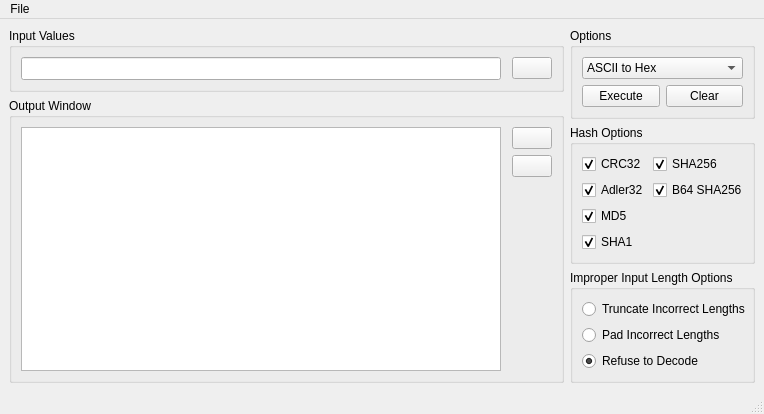
<?xml version="1.0" encoding="UTF-8"?>
<ui version="4.0">
 <class>MainWindow</class>
 <widget class="QMainWindow" name="MainWindow">
  <property name="geometry">
   <rect>
    <x>0</x>
    <y>0</y>
    <width>758</width>
    <height>378</height>
   </rect>
  </property>
  <property name="baseSize">
   <size>
    <width>688</width>
    <height>378</height>
   </size>
  </property>
  <property name="windowTitle">
   <string>Super Decoder</string>
  </property>
  <property name="windowIcon">
   <iconset>
    <normaloff>icons/binary.png</normaloff>icons/binary.png</iconset>
  </property>
  <property name="styleSheet">
   <string notr="true">font: 8pt &quot;Segoe UI Historic&quot;;</string>
  </property>
  <property name="iconSize">
   <size>
    <width>32</width>
    <height>32</height>
   </size>
  </property>
  <widget class="QWidget" name="centralwidget">
   <layout class="QGridLayout" name="gridLayout_5">
    <item row="1" column="1">
     <widget class="QGroupBox" name="hash_options_group">
      <property name="enabled">
       <bool>true</bool>
      </property>
      <property name="minimumSize">
       <size>
        <width>185</width>
        <height>0</height>
       </size>
      </property>
      <property name="maximumSize">
       <size>
        <width>185</width>
        <height>16777215</height>
       </size>
      </property>
      <property name="toolTip">
       <string>&lt;html&gt;&lt;head/&gt;&lt;body&gt;&lt;p&gt;Hashing Algorithm Options&lt;/p&gt;&lt;/body&gt;&lt;/html&gt;</string>
      </property>
      <property name="title">
       <string>Hash Options</string>
      </property>
      <layout class="QFormLayout" name="formLayout">
       <property name="fieldGrowthPolicy">
        <enum>QFormLayout::AllNonFixedFieldsGrow</enum>
       </property>
       <item row="0" column="0">
        <widget class="QCheckBox" name="crc32_check">
         <property name="toolTip">
          <string>&lt;html&gt;&lt;head/&gt;&lt;body&gt;&lt;p&gt;Regular CRC32&lt;/p&gt;&lt;/body&gt;&lt;/html&gt;</string>
         </property>
         <property name="text">
          <string>CRC32</string>
         </property>
         <property name="checked">
          <bool>true</bool>
         </property>
        </widget>
       </item>
       <item row="0" column="1">
        <widget class="QCheckBox" name="sha256_check">
         <property name="toolTip">
          <string>&lt;html&gt;&lt;head/&gt;&lt;body&gt;&lt;p&gt;SHA256 Hash&lt;/p&gt;&lt;/body&gt;&lt;/html&gt;</string>
         </property>
         <property name="text">
          <string>SHA256</string>
         </property>
         <property name="checked">
          <bool>true</bool>
         </property>
        </widget>
       </item>
       <item row="1" column="0">
        <widget class="QCheckBox" name="adler_check">
         <property name="toolTip">
          <string>&lt;html&gt;&lt;head/&gt;&lt;body&gt;&lt;p&gt;Adler32 Hash&lt;/p&gt;&lt;/body&gt;&lt;/html&gt;</string>
         </property>
         <property name="text">
          <string>Adler32</string>
         </property>
         <property name="checked">
          <bool>true</bool>
         </property>
        </widget>
       </item>
       <item row="1" column="1">
        <widget class="QCheckBox" name="b64_256_check">
         <property name="toolTip">
          <string>&lt;html&gt;&lt;head/&gt;&lt;body&gt;&lt;p&gt;SHA256 Hash Base64 Encoded&lt;/p&gt;&lt;/body&gt;&lt;/html&gt;</string>
         </property>
         <property name="text">
          <string>B64 SHA256</string>
         </property>
         <property name="checked">
          <bool>true</bool>
         </property>
        </widget>
       </item>
       <item row="2" column="0">
        <widget class="QCheckBox" name="md5_check">
         <property name="toolTip">
          <string>&lt;html&gt;&lt;head/&gt;&lt;body&gt;&lt;p&gt;MD5 Hash&lt;/p&gt;&lt;/body&gt;&lt;/html&gt;</string>
         </property>
         <property name="text">
          <string>MD5</string>
         </property>
         <property name="checked">
          <bool>true</bool>
         </property>
        </widget>
       </item>
       <item row="3" column="0">
        <widget class="QCheckBox" name="sha1_check">
         <property name="toolTip">
          <string>&lt;html&gt;&lt;head/&gt;&lt;body&gt;&lt;p&gt;SHA1 Hash&lt;/p&gt;&lt;/body&gt;&lt;/html&gt;</string>
         </property>
         <property name="text">
          <string>SHA1</string>
         </property>
         <property name="checked">
          <bool>true</bool>
         </property>
        </widget>
       </item>
      </layout>
     </widget>
    </item>
    <item row="0" column="1">
     <widget class="QGroupBox" name="options_group">
      <property name="minimumSize">
       <size>
        <width>185</width>
        <height>0</height>
       </size>
      </property>
      <property name="maximumSize">
       <size>
        <width>185</width>
        <height>16777215</height>
       </size>
      </property>
      <property name="title">
       <string>Options</string>
      </property>
      <layout class="QGridLayout" name="gridLayout_4">
       <item row="0" column="0">
        <layout class="QVBoxLayout" name="verticalLayout_2">
         <item>
          <widget class="QComboBox" name="func_select">
           <property name="minimumSize">
            <size>
             <width>150</width>
             <height>0</height>
            </size>
           </property>
           <property name="toolTip">
            <string>&lt;html&gt;&lt;head/&gt;&lt;body&gt;&lt;p&gt;Select Function&lt;/p&gt;&lt;/body&gt;&lt;/html&gt;</string>
           </property>
           <item>
            <property name="text">
             <string>ASCII to Hex</string>
            </property>
           </item>
           <item>
            <property name="text">
             <string>Hex to ASCII</string>
            </property>
           </item>
           <item>
            <property name="text">
             <string>Decimal to Hex</string>
            </property>
           </item>
           <item>
            <property name="text">
             <string>Decimal to Binary</string>
            </property>
           </item>
           <item>
            <property name="text">
             <string>Base64 Encode</string>
            </property>
           </item>
           <item>
            <property name="text">
             <string>Base64 Decode</string>
            </property>
           </item>
           <item>
            <property name="text">
             <string>Reverse Nibble</string>
            </property>
           </item>
           <item>
            <property name="text">
             <string>Switch Endianness</string>
            </property>
           </item>
           <item>
            <property name="text">
             <string>ROT13</string>
            </property>
           </item>
           <item>
            <property name="text">
             <string>Hash Text</string>
            </property>
           </item>
           <item>
            <property name="text">
             <string>Find OUI Vendor</string>
            </property>
           </item>
           <item>
            <property name="text">
             <string>Hex to Decimal IP</string>
            </property>
           </item>
          </widget>
         </item>
         <item>
          <layout class="QHBoxLayout" name="horizontalLayout">
           <item>
            <widget class="QPushButton" name="execute_btn">
             <property name="toolTip">
              <string>&lt;html&gt;&lt;head/&gt;&lt;body&gt;&lt;p&gt;Decode&lt;/p&gt;&lt;/body&gt;&lt;/html&gt;</string>
             </property>
             <property name="text">
              <string>Execute</string>
             </property>
            </widget>
           </item>
           <item>
            <widget class="QPushButton" name="clear_btn">
             <property name="toolTip">
              <string>&lt;html&gt;&lt;head/&gt;&lt;body&gt;&lt;p&gt;Clear All&lt;/p&gt;&lt;/body&gt;&lt;/html&gt;</string>
             </property>
             <property name="text">
              <string>Clear</string>
             </property>
            </widget>
           </item>
          </layout>
         </item>
        </layout>
       </item>
      </layout>
     </widget>
    </item>
    <item row="0" column="0" rowspan="4">
     <layout class="QVBoxLayout" name="verticalLayout">
      <item>
       <widget class="QGroupBox" name="input_group">
        <property name="toolTip">
         <string>&lt;html&gt;&lt;head/&gt;&lt;body&gt;&lt;p&gt;Enter value to decode here&lt;/p&gt;&lt;/body&gt;&lt;/html&gt;</string>
        </property>
        <property name="title">
         <string>Input Values</string>
        </property>
        <layout class="QGridLayout" name="gridLayout">
         <item row="0" column="0">
          <layout class="QHBoxLayout" name="horizontalLayout_2">
           <item>
            <widget class="QLineEdit" name="input_line">
             <property name="minimumSize">
              <size>
               <width>250</width>
               <height>23</height>
              </size>
             </property>
            </widget>
           </item>
           <item>
            <spacer name="horizontalSpacer">
             <property name="orientation">
              <enum>Qt::Horizontal</enum>
             </property>
             <property name="sizeType">
              <enum>QSizePolicy::Fixed</enum>
             </property>
             <property name="sizeHint" stdset="0">
              <size>
               <width>5</width>
               <height>20</height>
              </size>
             </property>
            </spacer>
           </item>
           <item>
            <widget class="QPushButton" name="paste_btn">
             <property name="toolTip">
              <string>&lt;html&gt;&lt;head/&gt;&lt;body&gt;&lt;p&gt;Paste&lt;/p&gt;&lt;/body&gt;&lt;/html&gt;</string>
             </property>
             <property name="text">
              <string/>
             </property>
             <property name="icon">
              <iconset>
               <normaloff>icons/paste.png</normaloff>icons/paste.png</iconset>
             </property>
            </widget>
           </item>
          </layout>
         </item>
        </layout>
       </widget>
      </item>
      <item>
       <widget class="QGroupBox" name="output_group">
        <property name="title">
         <string>Output Window</string>
        </property>
        <layout class="QGridLayout" name="gridLayout_3">
         <item row="0" column="0">
          <layout class="QGridLayout" name="gridLayout_2">
           <item row="0" column="0" rowspan="3">
            <widget class="QTextEdit" name="output_box">
             <property name="minimumSize">
              <size>
               <width>480</width>
               <height>0</height>
              </size>
             </property>
             <property name="toolTip">
              <string>&lt;html&gt;&lt;head/&gt;&lt;body&gt;&lt;p&gt;Decoded output appears here&lt;/p&gt;&lt;/body&gt;&lt;/html&gt;</string>
             </property>
             <property name="frameShadow">
              <enum>QFrame::Raised</enum>
             </property>
            </widget>
           </item>
           <item row="0" column="1">
            <spacer name="horizontalSpacer_2">
             <property name="orientation">
              <enum>Qt::Horizontal</enum>
             </property>
             <property name="sizeType">
              <enum>QSizePolicy::Fixed</enum>
             </property>
             <property name="sizeHint" stdset="0">
              <size>
               <width>5</width>
               <height>20</height>
              </size>
             </property>
            </spacer>
           </item>
           <item row="0" column="2">
            <widget class="QPushButton" name="copy_btn">
             <property name="toolTip">
              <string>&lt;html&gt;&lt;head/&gt;&lt;body&gt;&lt;p&gt;Copy&lt;/p&gt;&lt;/body&gt;&lt;/html&gt;</string>
             </property>
             <property name="text">
              <string/>
             </property>
             <property name="icon">
              <iconset>
               <normaloff>icons/copy.png</normaloff>icons/copy.png</iconset>
             </property>
            </widget>
           </item>
           <item row="2" column="2">
            <spacer name="verticalSpacer">
             <property name="orientation">
              <enum>Qt::Vertical</enum>
             </property>
             <property name="sizeHint" stdset="0">
              <size>
               <width>20</width>
               <height>40</height>
              </size>
             </property>
            </spacer>
           </item>
           <item row="1" column="2">
            <widget class="QPushButton" name="save_btn">
             <property name="toolTip">
              <string>&lt;html&gt;&lt;head/&gt;&lt;body&gt;&lt;p&gt;Save to File&lt;/p&gt;&lt;/body&gt;&lt;/html&gt;</string>
             </property>
             <property name="text">
              <string/>
             </property>
             <property name="icon">
              <iconset>
               <normaloff>icons/save.png</normaloff>icons/save.png</iconset>
             </property>
            </widget>
           </item>
          </layout>
         </item>
        </layout>
       </widget>
      </item>
     </layout>
    </item>
    <item row="3" column="1">
     <spacer name="verticalSpacer_2">
      <property name="orientation">
       <enum>Qt::Vertical</enum>
      </property>
      <property name="sizeHint" stdset="0">
       <size>
        <width>20</width>
        <height>40</height>
       </size>
      </property>
     </spacer>
    </item>
    <item row="2" column="1">
     <widget class="QGroupBox" name="length_group">
      <property name="minimumSize">
       <size>
        <width>185</width>
        <height>0</height>
       </size>
      </property>
      <property name="maximumSize">
       <size>
        <width>185</width>
        <height>16777215</height>
       </size>
      </property>
      <property name="toolTip">
       <string>&lt;html&gt;&lt;head/&gt;&lt;body&gt;&lt;p&gt;Will either truncate excess, pad with appropriate character, or refuse to decode.&lt;/p&gt;&lt;/body&gt;&lt;/html&gt;</string>
      </property>
      <property name="title">
       <string>Improper Input Length Options</string>
      </property>
      <layout class="QFormLayout" name="formLayout_2">
       <property name="fieldGrowthPolicy">
        <enum>QFormLayout::AllNonFixedFieldsGrow</enum>
       </property>
       <item row="0" column="0">
        <widget class="QRadioButton" name="truncate_radio">
         <property name="text">
          <string>Truncate Incorrect Lengths</string>
         </property>
        </widget>
       </item>
       <item row="1" column="0">
        <widget class="QRadioButton" name="pad_radio">
         <property name="text">
          <string>Pad Incorrect Lengths</string>
         </property>
         <property name="checked">
          <bool>false</bool>
         </property>
        </widget>
       </item>
       <item row="2" column="0">
        <widget class="QRadioButton" name="refuse_radio">
         <property name="text">
          <string>Refuse to Decode</string>
         </property>
         <property name="checked">
          <bool>true</bool>
         </property>
        </widget>
       </item>
      </layout>
     </widget>
    </item>
   </layout>
  </widget>
  <widget class="QMenuBar" name="menubar">
   <property name="geometry">
    <rect>
     <x>0</x>
     <y>0</y>
     <width>758</width>
     <height>19</height>
    </rect>
   </property>
   <widget class="QMenu" name="menuFile">
    <property name="title">
     <string>File</string>
    </property>
    <addaction name="actionSave"/>
    <addaction name="actionExit"/>
   </widget>
   <addaction name="menuFile"/>
  </widget>
  <widget class="QStatusBar" name="statusbar"/>
  <action name="actionExit">
   <property name="text">
    <string>Exit</string>
   </property>
   <property name="shortcut">
    <string>Ctrl+Q</string>
   </property>
  </action>
  <action name="actionSave">
   <property name="text">
    <string>Save</string>
   </property>
   <property name="shortcut">
    <string>Ctrl+S</string>
   </property>
  </action>
 </widget>
 <tabstops>
  <tabstop>input_line</tabstop>
  <tabstop>paste_btn</tabstop>
  <tabstop>output_box</tabstop>
  <tabstop>copy_btn</tabstop>
  <tabstop>save_btn</tabstop>
  <tabstop>func_select</tabstop>
  <tabstop>execute_btn</tabstop>
  <tabstop>clear_btn</tabstop>
  <tabstop>crc32_check</tabstop>
  <tabstop>adler_check</tabstop>
  <tabstop>md5_check</tabstop>
  <tabstop>sha1_check</tabstop>
  <tabstop>sha256_check</tabstop>
  <tabstop>b64_256_check</tabstop>
  <tabstop>truncate_radio</tabstop>
  <tabstop>pad_radio</tabstop>
  <tabstop>refuse_radio</tabstop>
 </tabstops>
 <resources/>
 <connections>
  <connection>
   <sender>input_line</sender>
   <signal>returnPressed()</signal>
   <receiver>execute_btn</receiver>
   <slot>animateClick()</slot>
   <hints>
    <hint type="sourcelabel">
     <x>338</x>
     <y>77</y>
    </hint>
    <hint type="destinationlabel">
     <x>583</x>
     <y>103</y>
    </hint>
   </hints>
  </connection>
  <connection>
   <sender>paste_btn</sender>
   <signal>clicked()</signal>
   <receiver>input_line</receiver>
   <slot>clear()</slot>
   <hints>
    <hint type="sourcelabel">
     <x>475</x>
     <y>78</y>
    </hint>
    <hint type="destinationlabel">
     <x>338</x>
     <y>77</y>
    </hint>
   </hints>
  </connection>
  <connection>
   <sender>paste_btn</sender>
   <signal>clicked()</signal>
   <receiver>input_line</receiver>
   <slot>paste()</slot>
   <hints>
    <hint type="sourcelabel">
     <x>475</x>
     <y>78</y>
    </hint>
    <hint type="destinationlabel">
     <x>338</x>
     <y>77</y>
    </hint>
   </hints>
  </connection>
  <connection>
   <sender>copy_btn</sender>
   <signal>clicked()</signal>
   <receiver>output_box</receiver>
   <slot>selectAll()</slot>
   <hints>
    <hint type="sourcelabel">
     <x>475</x>
     <y>143</y>
    </hint>
    <hint type="destinationlabel">
     <x>338</x>
     <y>253</y>
    </hint>
   </hints>
  </connection>
  <connection>
   <sender>copy_btn</sender>
   <signal>clicked()</signal>
   <receiver>output_box</receiver>
   <slot>copy()</slot>
   <hints>
    <hint type="sourcelabel">
     <x>475</x>
     <y>143</y>
    </hint>
    <hint type="destinationlabel">
     <x>338</x>
     <y>280</y>
    </hint>
   </hints>
  </connection>
  <connection>
   <sender>clear_btn</sender>
   <signal>clicked()</signal>
   <receiver>input_line</receiver>
   <slot>clear()</slot>
   <hints>
    <hint type="sourcelabel">
     <x>666</x>
     <y>103</y>
    </hint>
    <hint type="destinationlabel">
     <x>338</x>
     <y>77</y>
    </hint>
   </hints>
  </connection>
  <connection>
   <sender>clear_btn</sender>
   <signal>clicked()</signal>
   <receiver>output_box</receiver>
   <slot>clear()</slot>
   <hints>
    <hint type="sourcelabel">
     <x>666</x>
     <y>103</y>
    </hint>
    <hint type="destinationlabel">
     <x>338</x>
     <y>343</y>
    </hint>
   </hints>
  </connection>
 </connections>
</ui>
